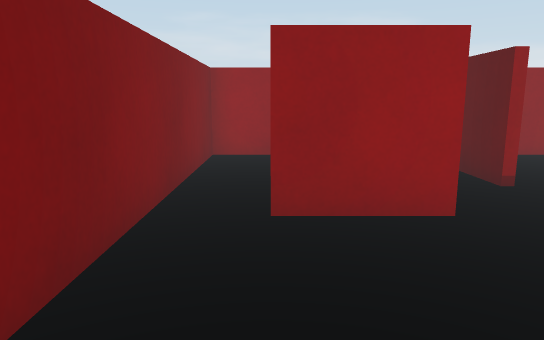
View 1 (above)

12 first-person views from a walk through a scene from a Unity 3-D project. The camera is 0.62 m above the floor, tilts 10° down and sees 70° across. The floor is counted in squares, 0.5 m on a side. Each view is taken from the middle of a square. On the plan, view 1 faces up. The plan holds only what a view shows up to about 15 squares ahead; the rest is blank. Surface patterns are stand-ins for the level's own textures.

View 2
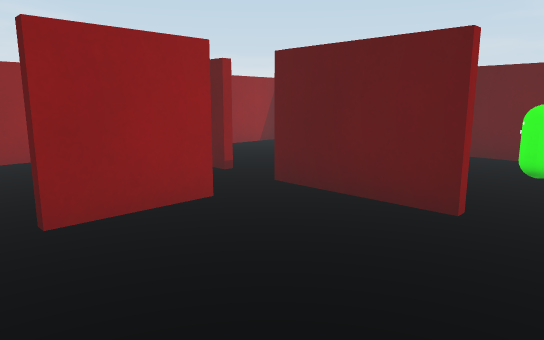

View 3
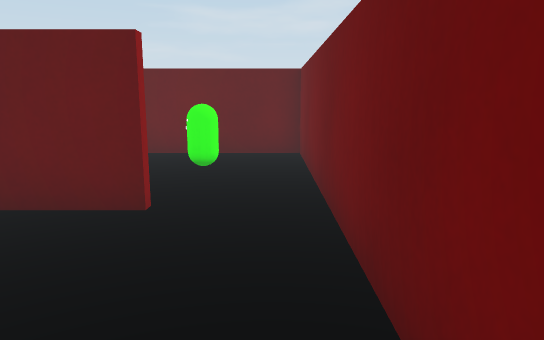

View 4
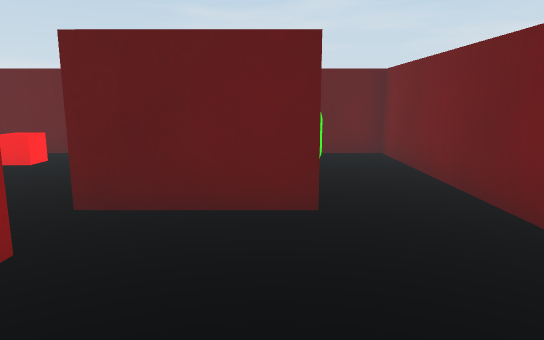

View 5
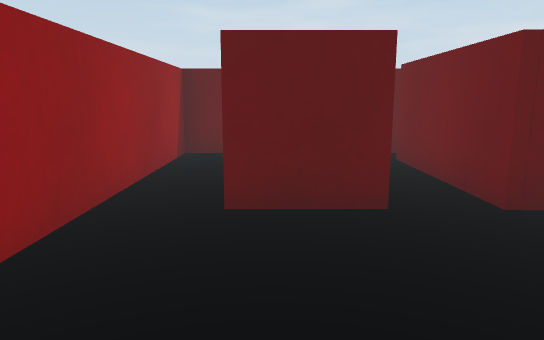

View 6
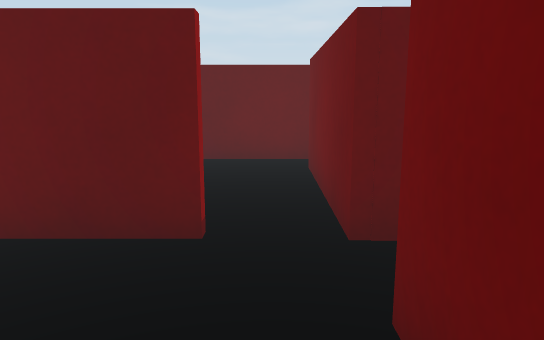

View 7
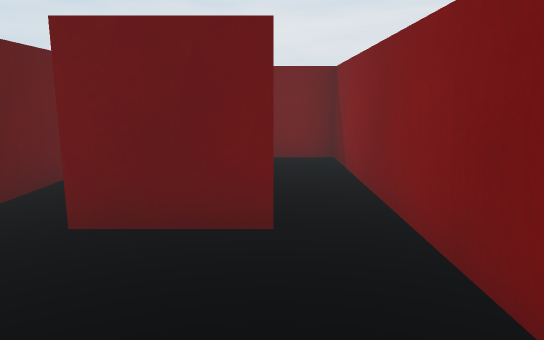

View 8
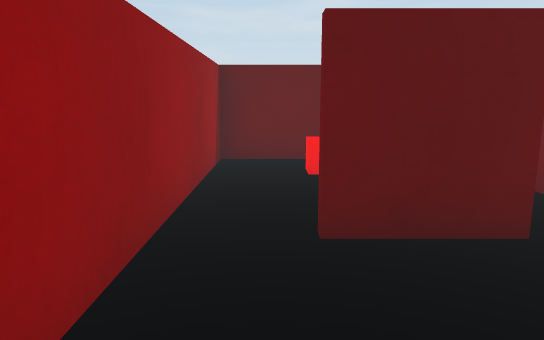

View 9
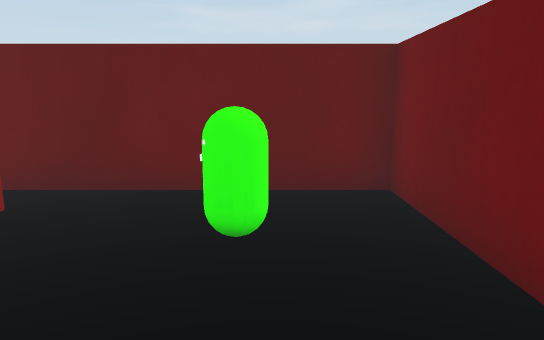

View 10
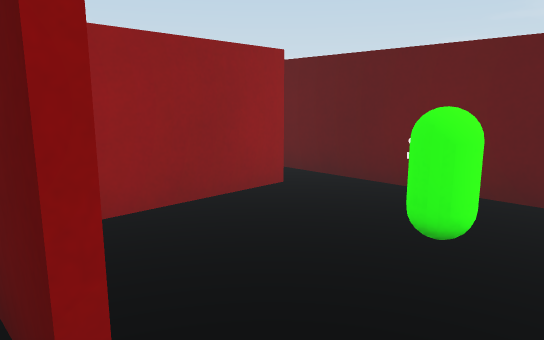

View 11
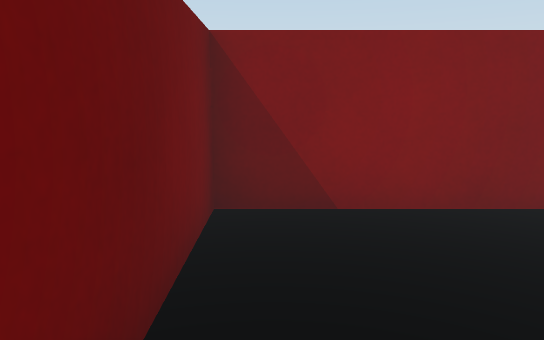

View 12
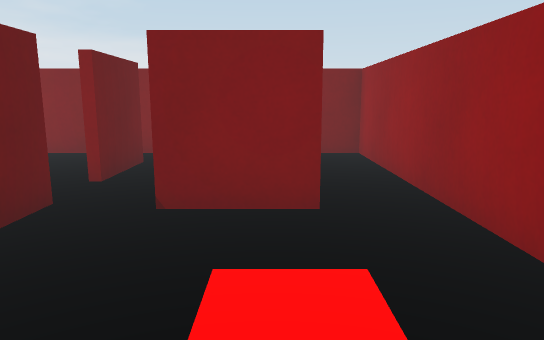

### Floor plan
Ten units are one square. View 1 is at (0, 0); x grows to the right and y downward. Boxes are objects, and circles mark ways between rooms. Rooms are numbered by the first view taken in them; rooms with no view inside come last. Other rooms are left out.
<svg viewBox="-19 -96 108 108">
<path fill="none" stroke="#000" d="M33 -14 33 -43M21 -41 -1 -41M-14 -35 -14 7 35 7M33 -56 33 -76M36 -76 36 -56M33 -43 74 -43M-1 -43 21 -43M84 -35 84 -91 -14 -91 -14 -35M74 -41 45 -41M35 7 84 7 84 -35"/>
<rect x="65" y="-75" width="10" height="10" fill="#bbb"><title>red cube</title></rect>
<rect x="55" y="-15" width="20" height="10" fill="#bbb"><title>other object</title></rect>
<circle cx="-10" cy="-40" r="3" fill="#2a7"/>
<circle cx="20" cy="-40" r="3" fill="#2a7"/>
<circle cx="30" cy="-5" r="3" fill="#2a7"/>
<circle cx="80" cy="-40" r="3" fill="#2a7"/>
<text x="10" y="-10">1</text>
<text x="40" y="-60">2</text>
<text x="60" y="-20">3</text>
</svg>
Room 1 opens to room 2. Room 1 opens to room 3. Room 2 opens to room 3.

Where each view was taken, in squares from view 1:
view 1: 0 up, 0 right, facing up
view 2: 0 up, 1 left, facing up-right
view 3: 0 up, 1 left, facing right
view 4: 2 up, 1 left, facing right
view 5: 7 up, 1 left, facing right
view 6: 5 up, 0 right, facing right
view 7: 8 up, 0 right, facing down
view 8: 8 up, 0 right, facing right
view 9: 1 up, 3 right, facing right
view 10: 0 up, 3 right, facing up-right
view 11: 0 up, 3 right, facing left
view 12: 7 up, 8 right, facing left
